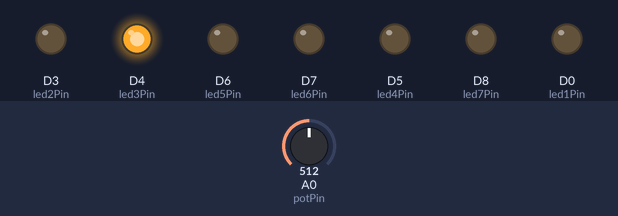
Bench run of a sketch on a simulated ESP8266 (NodeMCU). Shown: output pins drawn as LEDs (lit = HIGH). The inputs (shaded band) are chosen by the test bench; at power-on: A0 (potPin) = 512.

Above: at 1.2 s.
1.3 s: A0 (potPin) set to 403
2.8 s: A0 (potPin) set to 366
At 3.1 s:
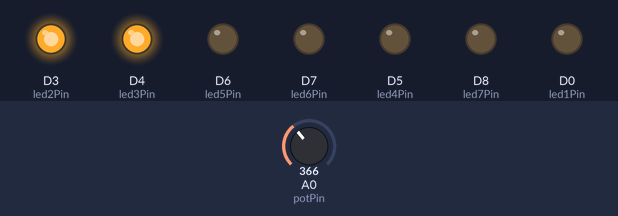
4.3 s: A0 (potPin) set to 272
5.8 s: A0 (potPin) set to 245
At 6.5 s:
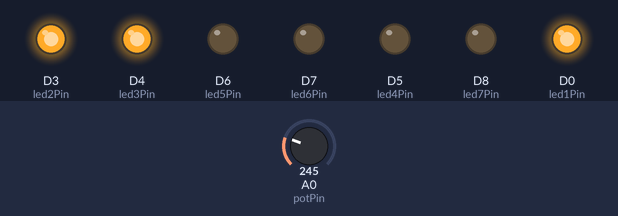
7.3 s: A0 (potPin) set to 139
8.8 s: A0 (potPin) set to 116
At 10.0 s:
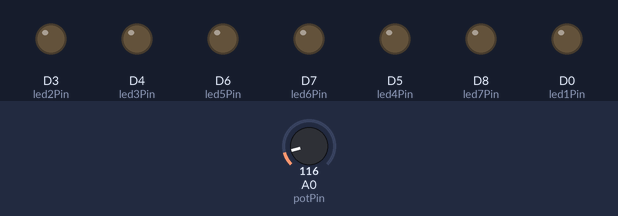
Timing chart, 0 to 11.3 s (numbered marks = the images above; inputs shaded):
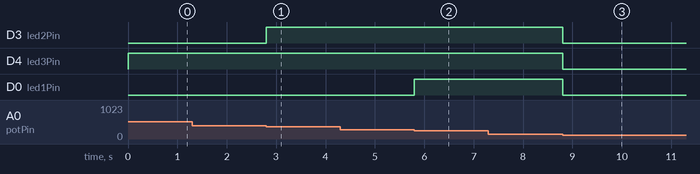

Measured:
- the behaviour switches between 385 and 384 on A0 (potPin) (found by bisection; images 0 and 1)
- the behaviour switches between 257 and 256 on A0 (potPin) (found by bisection; images 1 and 2)
- the behaviour switches between 129 and 128 on A0 (potPin) (found by bisection; images 2 and 3)
- after the input at 1.3 s, every drawn part: stays the same
- after the input at 2.8 s, D3 (led2Pin): LOW → HIGH at once
- after the input at 4.3 s, every drawn part: stays the same
- after the input at 5.8 s, D0 (led1Pin): LOW → HIGH at once
- after the input at 7.3 s, every drawn part: stays the same
- after the input at 8.8 s, D3 (led2Pin), D4 (led3Pin), D0 (led1Pin): HIGH → LOW at once

The sketch:

session6example2.ino
```cpp
int potPin = A0;    // Pin for the potentiometer
int led1Pin= D0;
int led2Pin= D3;
int led3Pin= D4;
int led4Pin= D5;
int led5Pin= D6;
int led6Pin= D7;
int led7Pin= D8;


void setup()
{
  pinMode(potPin, INPUT);
  pinMode(led1Pin, OUTPUT);
  pinMode(led2Pin, OUTPUT);
  pinMode(led3Pin, OUTPUT);
  pinMode(led4Pin, OUTPUT);
  pinMode(led5Pin, OUTPUT);
  pinMode(led6Pin, OUTPUT);
  pinMode(led7Pin, OUTPUT);
}
void loop()
{
  int potValue = analogRead(potPin);
  int numLedsOn = 0;

  if (potValue > 0 && potValue <= 128) {
    digitalWrite(led1Pin,LOW);
    digitalWrite(led2Pin,LOW);
    digitalWrite(led3Pin,LOW);
    digitalWrite(led4Pin,LOW);
    digitalWrite(led5Pin,LOW);
    digitalWrite(led6Pin,LOW);
    digitalWrite(led7Pin,LOW);
  } else if (potValue > 128 && potValue <= 256) {
    digitalWrite(led1Pin,HIGH);
  } else if (potValue > 256 && potValue <= 384) {
    digitalWrite(led2Pin,HIGH);
  } else if (potValue > 384 && potValue <= 512) {
    digitalWrite(led3Pin,HIGH);
  } else if (potValue > 512 && potValue <= 640) {
    digitalWrite(led4Pin,HIGH);
  } else if (potValue > 640 && potValue <= 768) {
    digitalWrite(led5Pin,HIGH);
  } else if (potValue > 768 && potValue <= 896) {
    digitalWrite(led6Pin,HIGH);
  } else if (potValue > 896 && potValue <= 1024) {
    digitalWrite(led7Pin,HIGH);
  }
}
```
